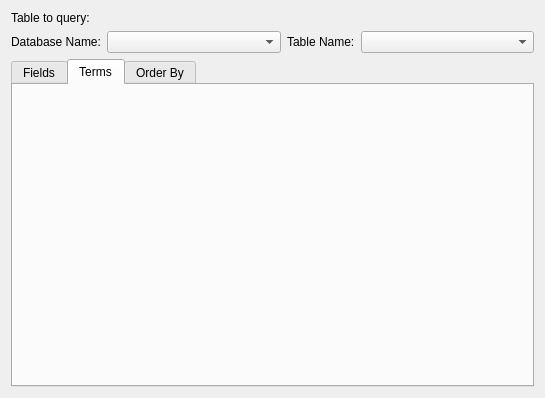
<?xml version="1.0" encoding="UTF-8"?>
<ui version="4.0">
 <class>QueryEditorWidget</class>
 <widget class="QWidget" name="QueryEditorWidget">
  <property name="geometry">
   <rect>
    <x>0</x>
    <y>0</y>
    <width>545</width>
    <height>398</height>
   </rect>
  </property>
  <property name="sizePolicy">
   <sizepolicy hsizetype="Expanding" vsizetype="Expanding">
    <horstretch>0</horstretch>
    <verstretch>0</verstretch>
   </sizepolicy>
  </property>
  <property name="windowTitle">
   <string>Build Query</string>
  </property>
  <layout class="QGridLayout" name="gridLayout_2">
   <item row="2" column="0">
    <layout class="QVBoxLayout" name="mainLayout">
     <item>
      <widget class="QLabel" name="aTTQlabel">
       <property name="text">
        <string>Table to query:</string>
       </property>
      </widget>
     </item>
     <item>
      <layout class="QHBoxLayout" name="hLayout">
       <item>
        <widget class="QLabel" name="tableName">
         <property name="text">
          <string>Database Name:</string>
         </property>
        </widget>
       </item>
       <item>
        <widget class="QComboBox" name="schemaList">
         <property name="sizePolicy">
          <sizepolicy hsizetype="Expanding" vsizetype="Fixed">
           <horstretch>0</horstretch>
           <verstretch>0</verstretch>
          </sizepolicy>
         </property>
        </widget>
       </item>
       <item>
        <widget class="QLabel" name="DatabaseName">
         <property name="text">
          <string>Table Name:</string>
         </property>
        </widget>
       </item>
       <item>
        <widget class="QComboBox" name="tablesList">
         <property name="sizePolicy">
          <sizepolicy hsizetype="Expanding" vsizetype="Fixed">
           <horstretch>0</horstretch>
           <verstretch>0</verstretch>
          </sizepolicy>
         </property>
        </widget>
       </item>
      </layout>
     </item>
     <item>
      <widget class="QTabWidget" name="tabWidget">
       <property name="currentIndex">
        <number>1</number>
       </property>
       <widget class="QWidget" name="tab">
        <attribute name="title">
         <string>Fields</string>
        </attribute>
        <layout class="QGridLayout" name="gridLayout">
         <item row="0" column="0">
          <widget class="QListView" name="columnView">
           <property name="selectionMode">
            <enum>QAbstractItemView::MultiSelection</enum>
           </property>
          </widget>
         </item>
         <item row="0" column="1">
          <layout class="QVBoxLayout" name="verticalLayout">
           <item>
            <spacer name="verticalSpacer_2">
             <property name="orientation">
              <enum>Qt::Vertical</enum>
             </property>
             <property name="sizeHint" stdset="0">
              <size>
               <width>20</width>
               <height>28</height>
              </size>
             </property>
            </spacer>
           </item>
           <item>
            <widget class="QPushButton" name="addAllButton">
             <property name="text">
              <string>&gt;&gt;</string>
             </property>
            </widget>
           </item>
           <item>
            <widget class="QPushButton" name="addButton">
             <property name="text">
              <string>&gt;</string>
             </property>
            </widget>
           </item>
           <item>
            <widget class="QPushButton" name="removeButton">
             <property name="text">
              <string>&lt;</string>
             </property>
            </widget>
           </item>
           <item>
            <widget class="QPushButton" name="removeAllButton">
             <property name="text">
              <string>&lt;&lt;</string>
             </property>
            </widget>
           </item>
           <item>
            <spacer name="verticalSpacer">
             <property name="orientation">
              <enum>Qt::Vertical</enum>
             </property>
             <property name="sizeHint" stdset="0">
              <size>
               <width>20</width>
               <height>27</height>
              </size>
             </property>
            </spacer>
           </item>
          </layout>
         </item>
         <item row="0" column="2">
          <widget class="QListView" name="selectView">
           <property name="selectionMode">
            <enum>QAbstractItemView::MultiSelection</enum>
           </property>
          </widget>
         </item>
        </layout>
       </widget>
       <widget class="QWidget" name="tab_2">
        <attribute name="title">
         <string>Terms</string>
        </attribute>
        <layout class="QGridLayout" name="termsgridlayout">
         <item row="1" column="1">
          <widget class="TermsTabWidget" name="termsTab" native="true"/>
         </item>
        </layout>
       </widget>
       <widget class="QWidget" name="tab_3">
        <attribute name="title">
         <string>Order By</string>
        </attribute>
        <layout class="QGridLayout" name="gridLayout_3">
         <item row="1" column="0">
          <layout class="QHBoxLayout" name="horizontalLayout_3">
           <item>
            <spacer name="horizontalSpacer">
             <property name="orientation">
              <enum>Qt::Horizontal</enum>
             </property>
             <property name="sizeHint" stdset="0">
              <size>
               <width>284</width>
               <height>20</height>
              </size>
             </property>
            </spacer>
           </item>
           <item>
            <widget class="QPushButton" name="orderMoreButton">
             <property name="text">
              <string>More</string>
             </property>
            </widget>
           </item>
           <item>
            <widget class="QPushButton" name="orderLessButton">
             <property name="enabled">
              <bool>false</bool>
             </property>
             <property name="text">
              <string>Less</string>
             </property>
            </widget>
           </item>
          </layout>
         </item>
         <item row="0" column="0">
          <widget class="QTableWidget" name="ordersTable"/>
         </item>
        </layout>
       </widget>
      </widget>
     </item>
    </layout>
   </item>
  </layout>
 </widget>
 <customwidgets>
  <customwidget>
   <class>TermsTabWidget</class>
   <extends>QWidget</extends>
   <header>termstabwidget.h</header>
  </customwidget>
 </customwidgets>
 <resources/>
 <connections/>
</ui>
